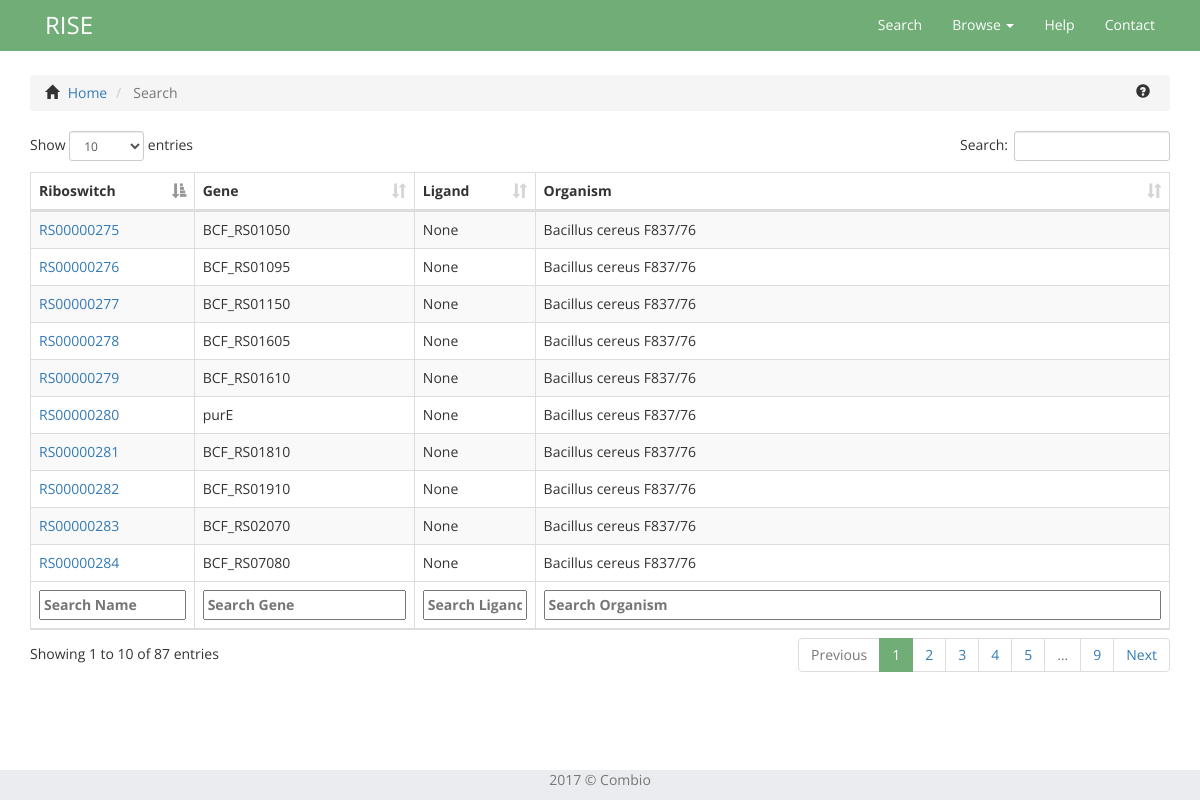
Before: /searcher/ with the older database file.
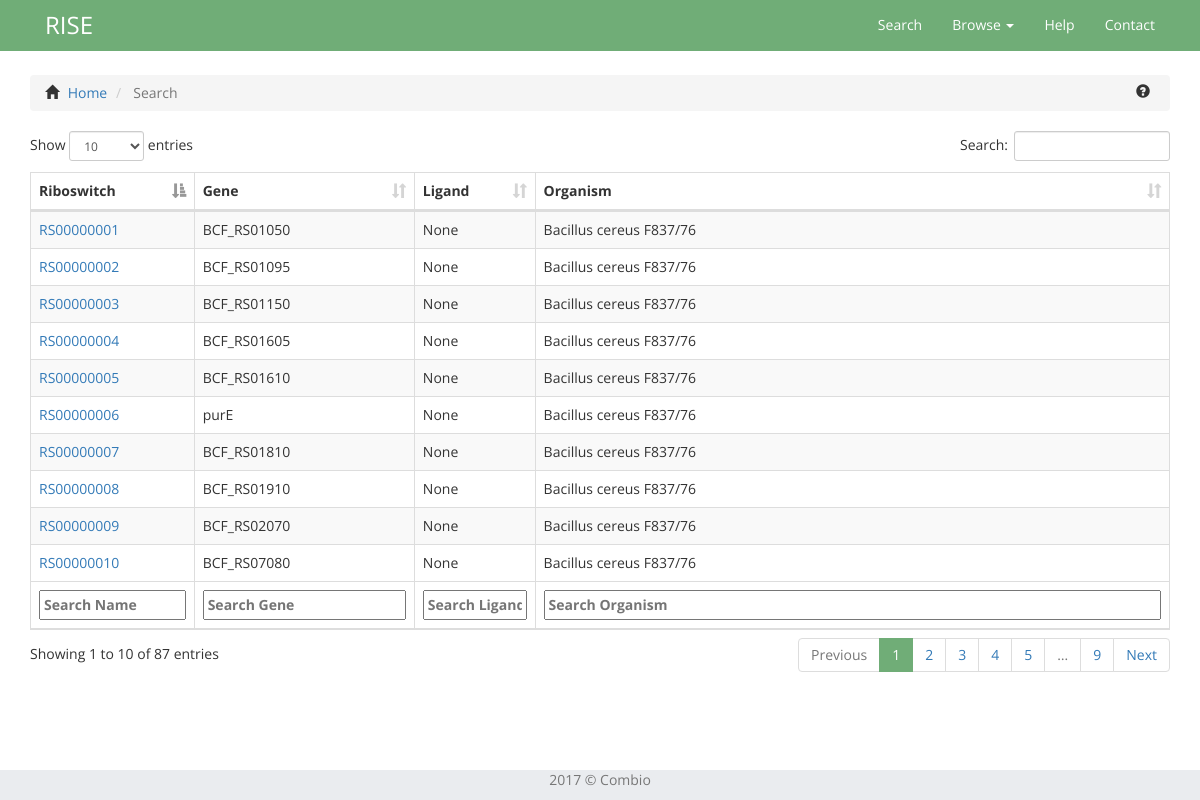
After: the same page with the newer database file.
### database/models.py (models this page shows, shortened)
class Record(models.Model):
	family = models.ForeignKey('RiboFamily', null = True)
	gene = models.OneToOneField('Gene', null = True, related_name = 'gene')
	genes_under_operon_regulation = models.ManyToManyField('Gene', related_name = 'operon_gene') # MANY TO MANY
	terminator = models.OneToOneField('Position', null = True, related_name = 'terminator')
	promoter = models.OneToOneField('Position', null = True, related_name = 'promoter')
	shinedalgarno = models.OneToOneField('Position', null = True, related_name = 'shinedalgarno')
	articles = models.ManyToManyField('Article', related_name = 'article') # MANY TO MANY
	sequence = models.TextField('sekwencja') # Wywalic?
	EFFECT_CHOICES = (
		('+', 'ACTIVATION'),
		('.', 'UNKNOWN'),
		('-', 'SILECING'),
	)
	effect = models.CharField(max_length = 1, choices = EFFECT_CHOICES, default = '.')
	MECHANISM_CHOICES = (
		('TRN', 'TRANSCRIPTION'),
		('TRL', 'TRANSLATION'),
		('UN', 'UNKNOWN'),
		('DG', 'DEGRADATION'),
	)
	mechanism = models.CharField(max_length = 3, choices = MECHANISM_CHOICES, default = 'UN')
	mechanism_confirmation = models.ForeignKey('Article', related_name = 'confirmation', null = True) # ZROBIĆ!
	def name(self):
		return "RS{}".format((str(self.id).zfill(8)))

class Gene(models.Model):
	organism = models.ForeignKey('Organism', null = True)
	name = models.CharField('nazwa', max_length = 20, null = False)
	locus_tag = models.CharField(max_length = 15)
	position = models.OneToOneField('Position', null = True, related_name = 'gene_position')

class Organism(models.Model):
	scientific_name = models.CharField('nazwa_naukowa', max_length = 250) #, primary_key = True)
	common_name = models.CharField('nazwa_zwyczajowa', max_length = 250)
	accession_number = models.CharField('numer_dostepu', max_length = 30) # ID build jako nazwa genomu
	build_id = models.CharField('numer_dostepu', max_length = 30, primary_key = True) ### !!! NEW !!! ###
	taxonomy = models.OneToOneField('Taxonomy', null = True) ### !!! NEW !!! ###

### database/views.py (the view)
# urls.py: url(r'^searcher/$', views.searcher, name='searcher'),
def searcher(request):
    recordList = []
    for e in Record.objects.all():
        if e.family != None:
            dic = {
                'name': e.name,
                'gene' : None,
                'ligand': None,
                'organism': None,
            }
            dic['ligand'] = e.family.ribo_class.ligands.all()[0].name if e.family.ribo_class.ligands.all() else dic['ligand']
            dic['gene'] = e.gene.name if e.gene.name != None else dic['gene']
            dic['organism'] = e.gene.organism.scientific_name if e.gene.organism.scientific_name != None else dic['organism']
            recordList.append(dic.copy())
    context = {
        'recordList': recordList,
    }
    return render(request, 'database/searcher.html', context)

### database/templates/database/searcher.html (shortened to what this page needs)
{% extends 'database/base.html' %}
{% load static %}
{% block css_plugins %}
<link rel="stylesheet" type="text/css" href="{% static "database/plugins/datatables/styles/datatables.bootstrap.min.css" %}">
{% endblock %}
{% block content %}
<div class="container">
  <div class="bs-example">
    <ul class="breadcrumb">
      <li>
        <span class="glyphicon glyphicon-home"></span>
        <a href="{% url 'database:index' %}">
          Home
        </a>
      </li>
      <li class="active">
        Search
      </li>
      <span data-toggle="popover" class="glyphicon glyphicon-question-sign glyphicon-help pull-right" title="Searcher" data-content="This is a searcher. On this page, there are displaying all the riboswitches from the database. You can eaisly filter the results using the inputs on the bottom of the page. In order to see the record, you should click on a riboswitch name." data-trigger="hover" data-placement="left"></span>
    </ul>
  </div>
    <div class="col-xs-12" id="table_wrapper">
      <table id="search-table" class="display table table-striped table-bordered" cellspacing="0" width="100%">
        <thead>
          <tr>
            <th>Riboswitch</th>
            <th>Gene</th>
            <th>Ligand</th>
            <th>Organism</th>
          </tr>
        </thead>
        <tfoot>
            <tr>
                <th>Name</th>
                <th>Gene</th>
                <th>Ligand</th>
                <th>Organism</th>
            </tr>
        </tfoot>
        <tbody>
        {% for rr in recordList %}
          <tr role="row">
            <td><a href="{% url 'search:record' rr.name %}">{{ rr.name }}</a></td>
            <td>{{ rr.gene }}</td>
            <td>{{ rr.ligand }}</td>
            <td>{{ rr.organism }}</td>
          </tr>
        {% endfor %}
        </tbody>
      </table>
    </div>
</div>
{% endblock %}

### database/templates/database/base.html (shortened to what this page needs)
{% load static %}
<!DOCTYPE html>
<html>
  <head>
    <link href="{% static "database/css/custom.css" %}" rel="stylesheet">
    <link href="{% static "database/plugins/bootstrap/styles/bootstrap.css" %}" rel="stylesheet">
    <link href="{% static "database/css/font-awesome.css" %}" rel="stylesheet" type="text/css" >
    {% block css_plugins %}
    {% endblock %}
  </head>
  <body>
    <div id="wrapper">
      <nav class="navbar navbar-default navbar-fixed-top">
        <div class="container">
          <div class="navbar-header" id="nav-cont">
            <a class="navbar-brand" href="{% url 'database:index' %}" id="title">RISE</a>
          </div>
          <div class="collapse navbar-collapse" id="myNavbar">
            <ul class="nav navbar-nav navbar-right" id="nav-ul">
              <li><a href="{% url 'database:searcher' %}">Search</a></li>
              <li class="dropdown">
                <a class="dropdown-toggle" data-toggle="dropdown" href="#">Browse
                <span class="caret"></span></a>
              </li>
              <li><a href="{% url 'database:help' %}" id="help">Help</a></li>
              <li><a href="{% url 'database:contact' %}" id="contact">Contact</a></li>
            </ul>
          </div>
        </div>
      </nav>
      <main class="fade-out">
        {% block content %}
        {% endblock %}
      <main>
      <footer id="footer">
        <div class="container">
          <div class="row">
            <div class="col-xs-12 text-center">
              <p class="text-muted">2017 &copy; Combio</p>
            </div>
          </div>
        </div>
      </footer>
    </div>
  </body>
</html>

### database/static/database/css/custom.css (style rules this page uses)
html { height: 100%; }
body { padding-top: 60px; height: 100%; font-family: 'Open Sans', sans-serif !important; }
main { opacity: 1; transition: 0.3s opacity; }
.breadcrumb { margin-top: 15px !important; }
.glyphicon-help { margin-right: 5px; }
.glyphicon-home { margin-right: 5px; }
#footer { background-color: #eaecef; position:absolute; bottom:0; width:100%; }
#nav-cont { margin-left: 15px !important; }
#nav-ul { margin-right: 0 !important; }
#table_wrapper { padding-left: 0; padding-right: 0; }
#title { font-size: 24px !important; }
#wrapper { max-width: 100%; min-height: 100%; position: relative; }

Changed rows visible on the page:
removed Record: name "RS00000275"
removed Record: name "RS00000276"
removed Record: name "RS00000277"
removed Record: name "RS00000278"
removed Record: name "RS00000279"
removed Record: name "RS00000280"
removed Record: name "RS00000281"
removed Record: name "RS00000282"
removed Record: name "RS00000283"
removed Record: name "RS00000284"
added Record: name "RS00000001"
added Record: name "RS00000002"
added Record: name "RS00000003"
added Record: name "RS00000004"
added Record: name "RS00000005"
added Record: name "RS00000006"
added Record: name "RS00000007"
added Record: name "RS00000008"
added Record: name "RS00000009"
added Record: name "RS00000010"
Other visible differences:
new list line: "None"
new list line: "Bacillus cereus F837/76"
list line gone: "None"
list line gone: "Bacillus cereus F837/76"
